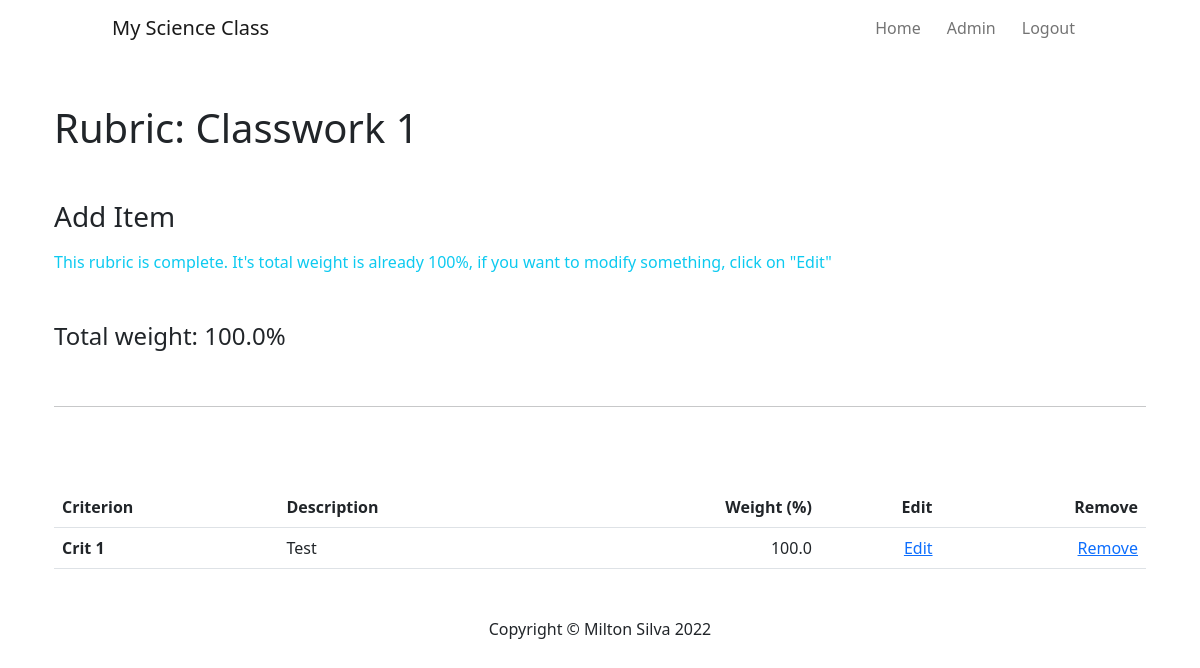
/add-items/1 (signed in), run on an earlier commit of the app's database.
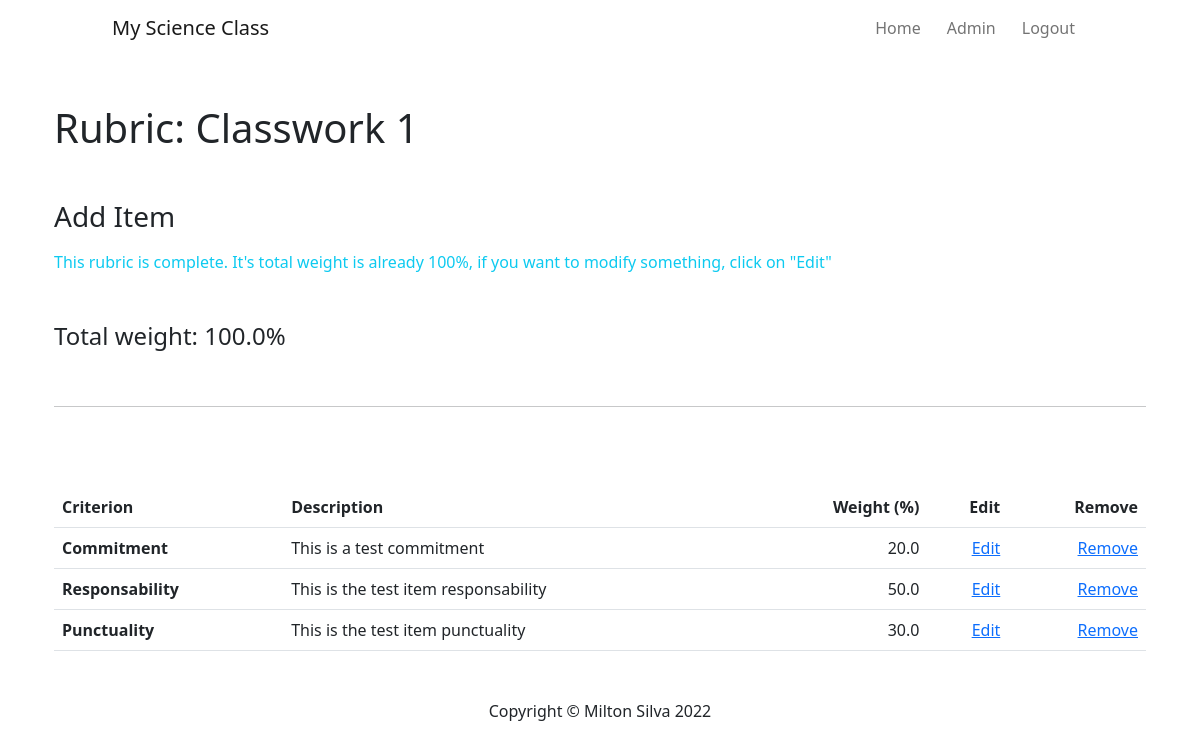
And on a later commit of the database.
### databases.py (models this page shows)
class RubricItem(db.Model):
    __tablename__ = "rubric_items"
    id = db.Column(db.Integer, primary_key=True)
    criterion = db.Column(db.String(250), nullable=False)
    description = db.Column(db.String(1000), nullable=False)
    weight = db.Column(db.Float(), nullable=False)
    rubric_id = db.Column(db.Integer, db.ForeignKey("rubrics.id")) # (MANY) The many have the foreingkey
    rubric = relationship("Rubric", back_populates="items")
    score = relationship("ItemGrade", back_populates="items")

### main.py (the view, shortened to what this page needs)
@app.route("/add-items/<int:rubric_id>", methods=["GET", "POST"])
@login_required
@admin_only
def add_items(rubric_id):
    form = RubricItemForm()
    requested_rubric = Rubric.query.get(rubric_id)
    weight_sum = 0
    for item in requested_rubric.items:
        weight_sum += item.weight
    return render_template("add-items.html", rubric=requested_rubric, form=form, current_user=current_user, weight_sum=weight_sum)

### main.py (called while the page is built)
@login_manager.user_loader
def load_user(user_id):
    return User.query.get(int(user_id))

def admin_only(f):
    @wraps(f)
    def decorated_function(*args, **kwargs):
        if current_user.group != "ADMIN":
            return abort(403)
        return f(*args, **kwargs)
    return decorated_function

### templates/add-items.html (shortened to what this page needs)
{% extends 'base.html' %}
{% import "bootstrap/wtf.html" as wtf %}
{% block page_content %}
  <div class="container">
    <h1 class="my-5">Rubric: {{ rubric.rubric_name }}</h1>
    <h3 class="mb-3">Add Item </h3>
    {% if weight_sum != 100 or is_editing: %}
    <form action="" method="POST" class="form" role="form">
      {{ form.csrf_token() }}
      <div class="row">
        <div class="form-group col-md-8">
          {{ wtf.form_field(form.criterion, class="form-control") }}
        </div>
        <div class="form.group col-md-4">
          {{ wtf.form_field(form.weight, class="form-control") }}
        </div>
      </div>
      <div class="form-group mt-3">
        {{ wtf.form_field(form.item_description, class="form-control") }}
      </div>
      <div class="form-group">
        {% if is_editing: %}
        {{ wtf.form_field(form.edit, class="form-control btn btn-primary") }}
        {{ wtf.form_field(form.cancel, class="form-control btn btn-outline-dark") }}
        {% else: %}
        {{ wtf.form_field(form.submit, class="form-control btn btn-primary") }}
        {% endif %}
      </div>
    </form>
    {% else: %}
    <p class="text-info">This rubric is complete. It's total weight is already 100%, if you want to modify something, click on "Edit"</p>
    {% endif %}
    <div class="row my-5">
      <h4 class="col-md-6">Total weight: {{ weight_sum }}%</h4>
    </div>
  <hr class="my-5">
  </div>
  <div class="container rubric-cont">
    <table class="table table-hover">
      <thead>
        <tr class="align-top">
            <th scope="col">Criterion</th>
            <th scope="col">Description</th>
            <th scope="col" class="text-end">Weight (%)</th>
            <th scope="col" class="text-end">Edit</th>
            {% if not is_editing: %}
            <th scope="col" class="text-end">Remove</th>
            {% endif %}
        </tr>
      </thead>
      <tbody>
        {% for item in rubric.items %}
        <tr>
            <th scope="row"> {{ item.criterion }}</th>
            <td>{{ item.description }}</td>
            <td class="text-end">{{ item.weight }}</td>
            <td class="text-end"><a href="{{ url_for('edit_item', item_id=item.id) }}">Edit</a></td>
            {% if not is_editing: %}
            <td class="text-end"><a href="{{ url_for('delete_item', item_id=item.id) }}">Remove</a></td>
            {% endif %}
        </tr>
        {% endfor %}
      </tbody>
    </table>
  </div>
{% include "footer.html" %}
{% endblock %}

What changed in the data, as far as the page shows it:
removed RubricItem: criterion "Crit 1", description "Test", weight "100.0"
added RubricItem: criterion "Commitment", description "This is a test commitment", weight "20.0"
now on this page (row edited): RubricItem: criterion "Responsability", description "This is the test item responsability", weight "50.0"
now on this page (row edited): RubricItem: criterion "Punctuality", description "This is the test item punctuality", weight "30.0"
